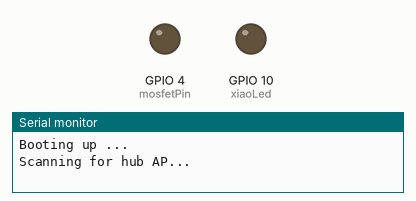
The sketch below on a simulated Seeed XIAO ESP32-C3. Parts: output pins drawn as LEDs (lit = HIGH), the last lines printed to the serial monitor. A WiFi scan finds three made-up networks. At 5.0 s the program puts the board to deep sleep or switches it off; the recording ends there.

Above: at 0.1 s.
At 2.1 s:
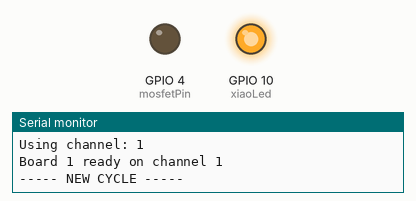
At 3.1 s:
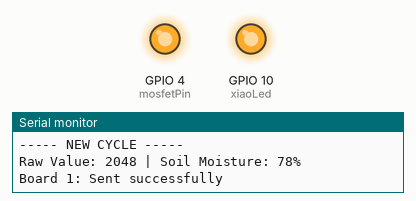
Timing chart, 0 to 4.6 s (numbered marks = the images above):
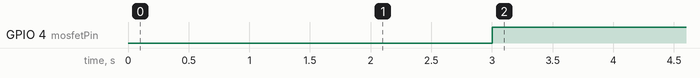

The sketch:

V6_Sensor1_5ptt.ino
```cpp
/*
 * SENDER CODE (Seeed XIAO ESP32C3) - BOARD 1
 *
 * TO CHANGE FOR EACH SENSOR:
 * - Line 14: Change #define BOARD_ID to 2, 3, or 4
 *
 * That's it! Everything else stays the same for all sensors.
 *
 * AUTO CHANNEL FIX: Scans for "ESP32-StormHub" AP and automatically
 * uses whatever channel it's on. No more hardcoded channel numbers.
 */

#include "esp_wifi.h"
#include <esp_now.h>
#include <WiFi.h>

// --- ONLY CHANGE THIS FOR EACH BOARD (1, 2, 3, 4) ---
#define BOARD_ID 1

// Hub AP MAC address and name
uint8_t broadcastAddress[] = {0xEC, 0xE3, 0x34, 0xA3, 0x4F, 0x69};
const char* hubSSID = "ESP32-StormHub";

typedef struct struct_message {
  int id;
  float temp;
  float hum;
  int battery;
  float batteryVoltage;
  int moistureRaw;
  int soilmoisture;
} struct_message;

struct_message myData;
esp_now_peer_info_t peerInfo;

void OnDataSent(const wifi_tx_info_t *tx_info, esp_now_send_status_t status) {
  // Optional: LED blink on success
}

const int mosfetPin = A2;
const int batteryPin = A0;
const int sensorPin  = A1;
const int xiaoLed    = 10;

// --- AUTO CHANNEL DETECTION ---
// Scans for the hub AP and returns its channel
// Returns -1 if hub not found
int getHubChannel() {
  Serial.println("Scanning for hub AP...");
  int numNetworks = WiFi.scanNetworks();

  for (int i = 0; i < numNetworks; i++) {
    if (WiFi.SSID(i) == hubSSID) {
      int channel = WiFi.channel(i);
      Serial.printf("Found %s on channel %d\n", hubSSID, channel);
      WiFi.scanDelete(); // Free memory
      return channel;
    }
  }

  Serial.println("Hub AP not found! Using default channel 1.");
  WiFi.scanDelete();
  return 1; // Default fallback
}

void setup() {
  Serial.begin(115200);
  Serial.println("Booting up ...");

  WiFi.mode(WIFI_STA);

  // AUTO CHANNEL: Scan for hub and get its channel
  int hubChannel = getHubChannel();
  Serial.printf("Using channel: %d\n", hubChannel);

  if (esp_now_init() != ESP_OK) {
    Serial.println("Error initializing ESP-NOW");
    return;
  }

  // Set channel to match hub
  esp_wifi_set_channel(hubChannel, WIFI_SECOND_CHAN_NONE);

  pinMode(mosfetPin, OUTPUT);
  pinMode(xiaoLed, OUTPUT);
  digitalWrite(mosfetPin, HIGH); // Sensor OFF
  digitalWrite(xiaoLed, HIGH);   // LED OFF (active LOW)

  analogReadResolution(12);

  esp_now_register_send_cb(OnDataSent);

  memcpy(peerInfo.peer_addr, broadcastAddress, 6);
  peerInfo.channel = hubChannel; // Use auto-detected channel
  peerInfo.encrypt = false;

  if (esp_now_add_peer(&peerInfo) != ESP_OK) {
    Serial.println("Failed to add peer");
    return;
  }

  Serial.printf("Board %d ready on channel %d\n", BOARD_ID, hubChannel);
}

void loop() {
  Serial.println("----- NEW CYCLE -----");

  // --- Battery Reading ---
  int battRaw = analogRead(batteryPin);
  float battVoltage = battRaw * (3.3 / 4095.0) * 3.05;
  int batteryPct = (int)((battVoltage - 3.3) / (4.2 - 3.3) * 100.0);
  batteryPct = constrain(batteryPct, 0, 100);

  // --- Sensor ON ---
  digitalWrite(mosfetPin, LOW);
  delay(1000);

  // --- Read Moisture ---
  int moistureRaw = analogRead(sensorPin);

  // TODO: Replace CAL_WET with your actual calibrated wet reading per sensor
  const float CAL_DRY = 4095.0;
  const float CAL_WET = 1500.0;
  int soilmoisture = (int)((CAL_DRY - moistureRaw) / (CAL_DRY - CAL_WET) * 100.0);
  soilmoisture = constrain(soilmoisture, 0, 100);

  Serial.print("Raw Value: ");
  Serial.print(moistureRaw);
  Serial.print(" | Soil Moisture: ");
  Serial.print(soilmoisture);
  Serial.println("%");

  // --- Sensor OFF ---
  digitalWrite(mosfetPin, HIGH);

  // --- Package Data ---
  myData.id             = BOARD_ID;
  myData.battery        = batteryPct;
  myData.batteryVoltage = battVoltage;
  myData.moistureRaw    = moistureRaw;
  myData.soilmoisture   = soilmoisture;

  // --- Send via ESP-NOW ---
  esp_err_t result = esp_now_send(broadcastAddress, (uint8_t *)&myData, sizeof(myData));

  if (result == ESP_OK) {
    Serial.printf("Board %d: Sent successfully\n", BOARD_ID);
  } else {
    Serial.println("Error sending the data");
  }

  // --- Wait for transmission then sleep ---
  delay(2000);

  // Sleep duration options (uncomment one):
  uint64_t sleep_duration = 60ULL * 60ULL * 1000000ULL;   // 5 min (TESTING)
  // uint64_t sleep_duration = 30ULL * 60ULL * 1000000ULL;  // 30 min (DEPLOYMENT)
  // uint64_t sleep_duration = 60ULL * 60ULL * 1000000ULL;  // 1 hour (DEPLOYMENT)

  Serial.printf("Going to sleep for %llu seconds...\n", sleep_duration / 1000000ULL);
  esp_sleep_enable_timer_wakeup(sleep_duration);
  esp_deep_sleep_start();
}
```

Measured:
- by itself, GPIO 4 (mosfetPin): LOW → HIGH at 3.0 s
